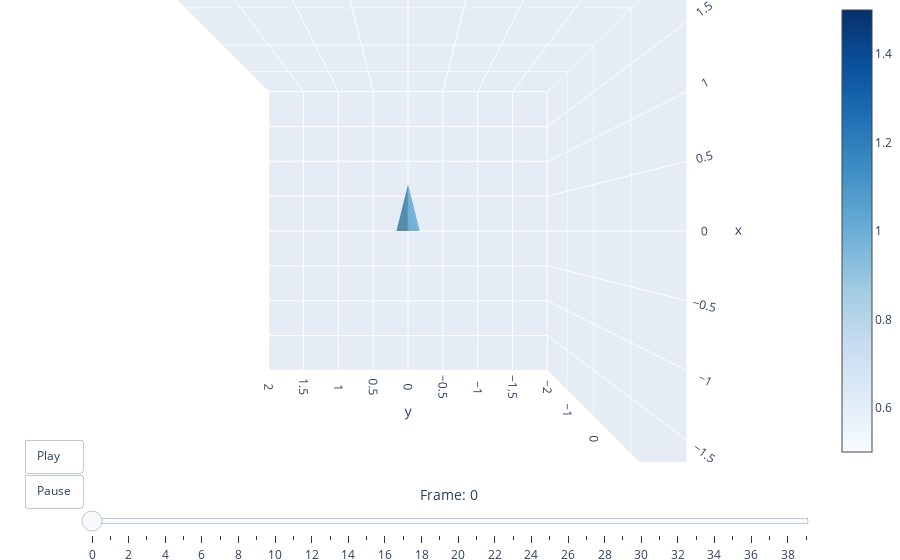

The notebook cell this image was saved under:
### Code cell
import numpy as np
import plotly.graph_objects as go

# 時間ステップとベクトル定義
num_frames = 40
t = np.linspace(0, 2 * np.pi, num_frames)

# 時間とともに回転するベクトル
vectors = np.array([
    [np.cos(theta), np.sin(theta), 0.5 * np.sin(2 * theta)]
    for theta in t
])

# フレーム作成（視点情報は含めない＝カメラ操作OK）
frames = []
for i in range(num_frames):
    u, v, w = vectors[i]
    frames.append(go.Frame(
        data=[
            go.Cone(
                x=[0], y=[0], z=[0],
                u=[u], v=[v], w=[w],
                sizemode="absolute",
                sizeref=0.5,
                anchor="tail",
                colorscale="Blues"
            )
        ],
        name=f"frame{i}"
    ))

# 初期ベクトル
u0, v0, w0 = vectors[0]

# スライダー定義
sliders = [dict(
    steps=[
        dict(method="animate",
             args=[[f"frame{k}"],
                   dict(mode="immediate",
                        frame=dict(duration=0, redraw=True),
                        transition=dict(duration=0))],
             label=f"{k}")
        for k in range(num_frames)
    ],
    transition=dict(duration=0),
    x=0.1,
    y=0,
    currentvalue=dict(font=dict(size=14), prefix="Frame: ", visible=True, xanchor="center"),
    len=0.9
)]

# Play/Pause ボタン
updatemenus = [
    dict(type="buttons",
         showactive=False,
         x=0.1,
         y=0.05,
         buttons=[
             dict(label="Play",
                  method="animate",
                  args=[None,
                        dict(frame=dict(duration=100, redraw=True),
                             fromcurrent=True,
                             transition=dict(duration=0))]),
             dict(label="Pause",
                  method="animate",
                  args=[[None], dict(frame=dict(duration=0, redraw=False),
                                     mode="immediate",
                                     transition=dict(duration=0))])
         ])
]

# 図の作成（初期カメラのみ設定＝再生中もマウス操作OK）
fig = go.Figure(
    data=[
        go.Cone(
            x=[0], y=[0], z=[0],
            u=[u0], v=[v0], w=[w0],
            sizemode="absolute",
            sizeref=0.5,
            anchor="tail",
            colorscale="Blues"
        )
    ],
    layout=go.Layout(
        scene=dict(
            xaxis=dict(range=[-2, 2]),
            yaxis=dict(range=[-2, 2]),
            zaxis=dict(range=[-2, 2]),
            camera=dict(eye=dict(x=0, y=0, z=1.5))  # 初期視点のみ設定
        ),
        updatemenus=updatemenus,
        sliders=sliders,
        margin=dict(l=0, r=0, t=0, b=0)
    ),
    frames=frames
)

fig.show()

### Figure 1 — Plotly figure (JSON) as saved in the notebook; plotly's stock layout.template omitted (floating-point values rounded to 4 significant figures)
{"data": [{"anchor": "tail", "colorscale": [[0, "rgb(247,251,255)"], [0.125, "rgb(222,235,247)"], [0.25, "rgb(198,219,239)"], [0.375, "rgb(158,202,225)"], [0.5, "rgb(107,174,214)"], [0.625, "rgb(66,146,198)"], [0.75, "rgb(33,113,181)"], [0.875, "rgb(8,81,156)"], [1, "rgb(8,48,107)"]], "sizemode": "absolute", "sizeref": 0.5, "type": "cone", "u": [1], "v": [0], "w": [0], "x": [0], "y": [0], "z": [0]}], "layout": {"margin": {"b": 0, "l": 0, "r": 0, "t": 0}, "scene": {"camera": {"eye": {"x": 0, "y": 0, "z": 1.5}}, "xaxis": {"range": [-2, 2]}, "yaxis": {"range": [-2, 2]}, "zaxis": {"range": [-2, 2]}}, "sliders": [{"currentvalue": {"font": {"size": 14}, "prefix": "Frame: ", "visible": true, "xanchor": "center"}, "len": 0.9, "steps": [{"args": [["frame0"], {"frame": {"duration": 0, "redraw": true}, "mode": "immediate", "transition": {"duration": 0}}], "label": "0", "method": "animate"}, {"args": [["frame1"], {"frame": {"duration": 0, "redraw": true}, "mode": "immediate", "transition": {"duration": 0}}], "label": "1", "method": "animate"}, {"args": [["frame2"], {"frame": {"duration": 0, "redraw": true}, "mode": "immediate", "transition": {"duration": 0}}], "label": "2", "method": "animate"}, {"args": [["frame3"], {"frame": {"duration": 0, "redraw": true}, "mode": "immediate", "transition": {"duration": 0}}], "label": "3", "method": "animate"}, {"args": [["frame4"], {"frame": {"duration": 0, "redraw": true}, "mode": "immediate", "transition": {"duration": 0}}], "label": "4", "method": "animate"}, {"args": [["frame5"], {"frame": {"duration": 0, "redraw": true}, "mode": "immediate", "transition": {"duration": 0}}], "label": "5", "method": "animate"}, {"args": [["frame6"], {"frame": {"duration": 0, "redraw": true}, "mode": "immediate", "transition": {"duration": 0}}], "label": "6", "method": "animate"}, {"args": [["frame7"], {"frame": {"duration": 0, "redraw": true}, "mode": "immediate", "transition": {"duration": 0}}], "label": "7", "method": "animate"}, {"args": [["frame8"], {"frame": {"duration": 0, "redraw": true}, "mode": "immediate", "transition": {"duration": 0}}], "label": "8", "method": "animate"}, {"args": [["frame9"], {"frame": {"duration": 0, "redraw": true}, "mode": "immediate", "transition": {"duration": 0}}], "label": "9", "method": "animate"}, {"args": [["frame10"], {"frame": {"duration": 0, "redraw": true}, "mode": "immediate", "transition": {"duration": 0}}], "label": "10", "method": "animate"}, {"args": [["frame11"], {"frame": {"duration": 0, "redraw": true}, "mode": "immediate", "transition": {"duration": 0}}], "label": "11", "method": "animate"}, {"args": [["frame12"], {"frame": {"duration": 0, "redraw": true}, "mode": "immediate", "transition": {"duration": 0}}], "label": "12", "method": "animate"}, {"args": [["frame13"], {"frame": {"duration": 0, "redraw": true}, "mode": "immediate", "transition": {"duration": 0}}], "label": "13", "method": "animate"}, {"args": [["frame14"], {"frame": {"duration": 0, "redraw": true}, "mode": "immediate", "transition": {"duration": 0}}], "label": "14", "method": "animate"}, {"args": [["frame15"], {"frame": {"duration": 0, "redraw": true}, "mode": "immediate", "transition": {"duration": 0}}], "label": "15", "method": "animate"}, {"args": [["frame16"], {"frame": {"duration": 0, "redraw": true}, "mode": "immediate", "transition": {"duration": 0}}], "label": "16", "method": "animate"}, {"args": [["frame17"], {"frame": {"duration": 0, "redraw": true}, "mode": "immediate", "transition": {"duration": 0}}], "label": "17", "method": "animate"}, {"args": [["frame18"], {"frame": {"duration": 0, "redraw": true}, "mode": "immediate", "transition": {"duration": 0}}], "label": "18", "method": "animate"}, {"args": [["frame19"], {"frame": {"duration": 0, "redraw": true}, "mode": "immediate", "transition": {"duration": 0}}], "label": "19", "method": "animate"}, {"args": [["frame20"], {"frame": {"duration": 0, "redraw": true}, "mode": "immediate", "transition": {"duration": 0}}], "label": "20", "method": "animate"}, {"args": [["frame21"], {"frame": {"duration": 0, "redraw": true}, "mode": "immediate", "transition": {"duration": 0}}], "label": "21", "method": "animate"}, {"args": [["frame22"], {"frame": {"duration": 0, "redraw": true}, "mode": "immediate", "transition": {"duration": 0}}], "label": "22", "method": "animate"}, {"args": [["frame23"], {"frame": {"duration": 0, "redraw": true}, "mode": "immediate", "transition": {"duration": 0}}], "label": "23", "method": "animate"}, {"args": [["frame24"], {"frame": {"duration": 0, "redraw": true}, "mode": "immediate", "transition": {"duration": 0}}], "label": "24", "method": "animate"}, {"args": [["frame25"], {"frame": {"duration": 0, "redraw": true}, "mode": "immediate", "transition": {"duration": 0}}], "label": "25", "method": "animate"}, {"args": [["frame26"], {"frame": {"duration": 0, "redraw": true}, "mode": "immediate", "transition": {"duration": 0}}], "label": "26", "method": "animate"}, {"args": [["frame27"], {"frame": {"duration": 0, "redraw": true}, "mode": "immediate", "transition": {"duration": 0}}], "label": "27", "method": "animate"}, {"args": [["frame28"], {"frame": {"duration": 0, "redraw": true}, "mode": "immediate", "transition": {"duration": 0}}], "label": "28", "method": "animate"}, {"args": [["frame29"], {"frame": {"duration": 0, "redraw": true}, "mode": "immediate", "transition": {"duration": 0}}], "label": "29", "method": "animate"}, {"args": [["frame30"], {"frame": {"duration": 0, "redraw": true}, "mode": "immediate", "transition": {"duration": 0}}], "label": "30", "method": "animate"}, {"args": [["frame31"], {"frame": {"duration": 0, "redraw": true}, "mode": "immediate", "transition": {"duration": 0}}], "label": "31", "method": "animate"}, {"args": [["frame32"], {"frame": {"duration": 0, "redraw": true}, "mode": "immediate", "transition": {"duration": 0}}], "label": "32", "method": "animate"}, {"args": [["frame33"], {"frame": {"duration": 0, "redraw": true}, "mode": "immediate", "transition": {"duration": 0}}], "label": "33", "method": "animate"}, {"args": [["frame34"], {"frame": {"duration": 0, "redraw": true}, "mode": "immediate", "transition": {"duration": 0}}], "label": "34", "method": "animate"}, {"args": [["frame35"], {"frame": {"duration": 0, "redraw": true}, "mode": "immediate", "transition": {"duration": 0}}], "label": "35", "method": "animate"}, {"args": [["frame36"], {"frame": {"duration": 0, "redraw": true}, "mode": "immediate", "transition": {"duration": 0}}], "label": "36", "method": "animate"}, {"args": [["frame37"], {"frame": {"duration": 0, "redraw": true}, "mode": "immediate", "transition": {"duration": 0}}], "label": "37", "method": "animate"}, {"args": [["frame38"], {"frame": {"duration": 0, "redraw": true}, "mode": "immediate", "transition": {"duration": 0}}], "label": "38", "method": "animate"}, {"args": [["frame39"], {"frame": {"duration": 0, "redraw": true}, "mode": "immediate", "transition": {"duration": 0}}], "label": "39", "method": "animate"}], "transition": {"duration": 0}, "x": 0.1, "y": 0}], "updatemenus": [{"buttons": [{"args": [null, {"frame": {"duration": 100, "redraw": true}, "fromcurrent": true, "transition": {"duration": 0}}], "label": "Play", "method": "animate"}, {"args": [[null], {"frame": {"duration": 0, "redraw": false}, "mode": "immediate", "transition": {"duration": 0}}], "label": "Pause", "method": "animate"}], "showactive": false, "type": "buttons", "x": 0.1, "y": 0.05}]}}
